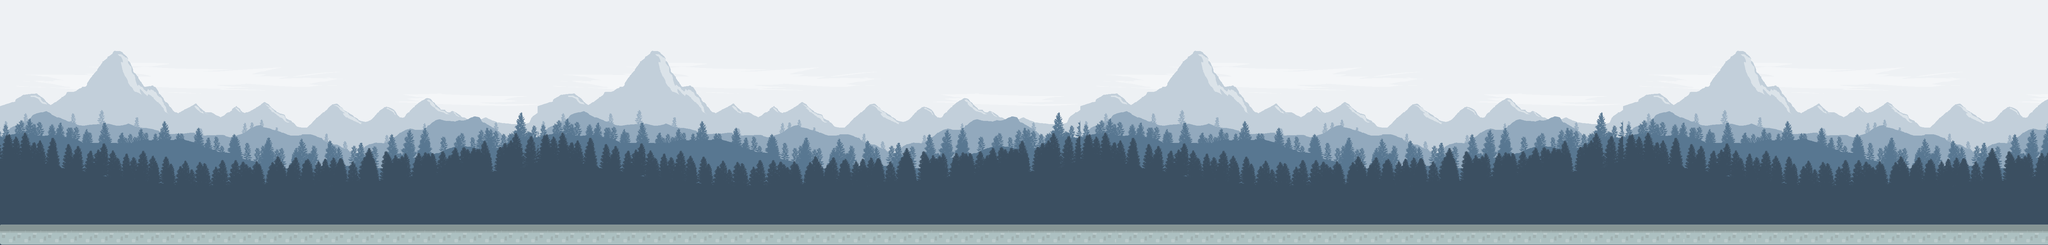

Rendered tile map (Tiled .tmx) drawn with the repository's tilesets; below, a short description and the map source with its tile grids summarised:
An orthogonal 400x48 tile map with 16x16 px tiles, 2 tile layers (Background image, Graphics), 2 tilesets.

<map version="1.0" tiledversion="1.1.6" orientation="orthogonal" renderorder="right-down" width="400" height="48" tilewidth="16" tileheight="16" infinite="0" nextobjectid="1">
 <tileset firstgid="1" source="../Level1/landscape.tsx" />
 <tileset firstgid="6361" source="../Level1/tiles_spritesheet.tsx" />
 <layer name="Background image" width="400" height="48">
  <data>[19200 cells, 19200 non-empty, 5088 distinct tile ids]</data>
 </layer>
 <layer name="Graphics" width="400" height="48">
  <data>[19200 cells, 1600 non-empty, 24 distinct tile ids]</data>
 </layer>
</map>
